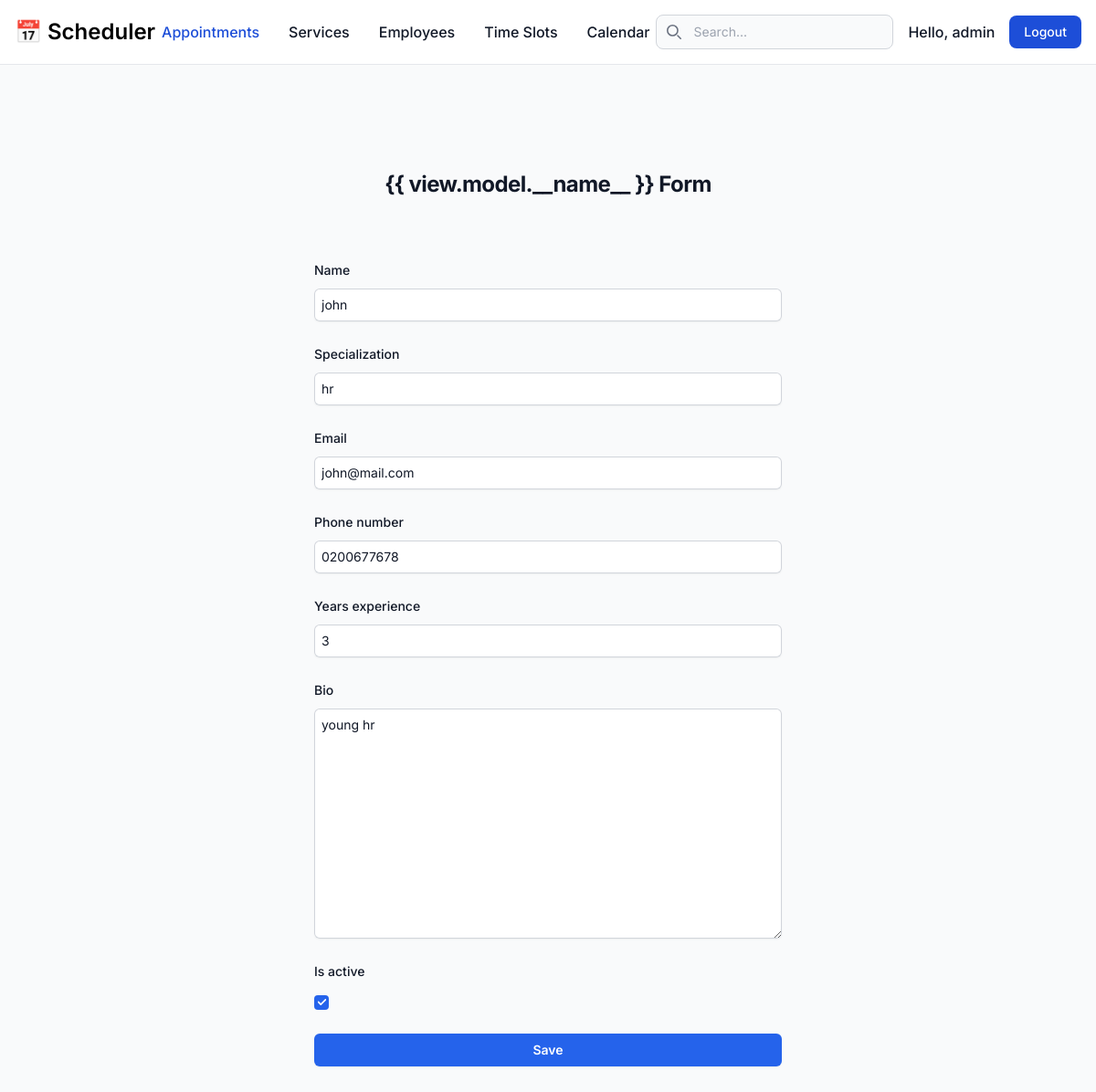
The page /appointments/employee/1/update/ (signed in) on the database its author committed.
### users/models.py (models this page shows, shortened)
class CustomUser(AbstractUser):
    user_id = models.IntegerField(null=True, blank=True)
    phone_number = models.CharField(max_length=20, blank=True, null=True)
    registration_date = models.DateTimeField(auto_now_add=True)
    is_employee = models.BooleanField(default=False)

### booking/models.py (models this page shows, shortened)
class Employee(models.Model):
    name = models.CharField(max_length=100)
    employee_id = models.IntegerField(null=True, blank=True)
    email = models.EmailField(unique=True)
    phone_number = models.CharField(max_length=20, blank=True, null=True)
    specialization = models.CharField(max_length=100)
    years_experience = models.IntegerField()
    bio = models.TextField()
    is_active = models.BooleanField(default=True)

### booking/views.py (the view, shortened to what this page needs)
# urls.py: path('employee/<int:pk>/update/', EmployeeUpdateView.as_view(), name='employee-update'),
class EmployeeUpdateView(LoginRequiredMixin, UpdateView):
     model = Employee
     form_class = EmployeeForm
     success_url = reverse_lazy('employee-list')
     permission_required = 'booking.change_employee'
     context_object_name = 'employee'

### booking/forms.py
class EmployeeForm(TailwindFormMixin, forms.ModelForm):
    class Meta:
        model = Employee
        fields = ['name', 'specialization', 'email', 'phone_number', 'years_experience', 'bio', 'is_active']

### booking/templates/booking/employee_form.html (shortened to what this page needs)
{% extends 'base.html' %}
{% block content %}
<div class="flex min-h-full flex-col justify-center px-6 py-12 lg:px-8">
    <div class="sm:mx-auto sm:w-full sm:max-w-sm">
        <h2 class="mt-10 text-center text-2xl font-bold leading-9 tracking-tight text-gray-900 dark:text-white">{{
            view.model.__name__ }} Form</h2>
    </div>
    <div class="mt-10 sm:mx-auto sm:w-full sm:max-w-lg">
        <form class="space-y-6" method="POST">
            {% for field in form %}
            <div>
                <label for="{{ field.id_for_label }}"
                    class="block text-sm font-medium leading-6 text-gray-900 dark:text-white">{{ field.label }}</label>
                <div class="mt-2">
                    {{ field }}
                </div>
            </div>
            {% endfor %}
            <div>
                <button type="submit"
                    class="flex w-full justify-center rounded-md bg-blue-600 px-3 py-1.5 text-sm font-semibold leading-6 text-white shadow-sm hover:bg-blue-500 focus-visible:outline focus-visible:outline-2 focus-visible:outline-offset-2 focus-visible:outline-blue-600">Save</button>
            </div>
        </form>
    </div>
</div>
{% endblock %}

### templates/base.html (shortened to what this page needs)
<!DOCTYPE html>
<html lang="en">
<head>
  <script src="https://cdn.tailwindcss.com"></script>
  <link href="https://cdnjs.cloudflare.com/ajax/libs/flowbite/2.2.0/flowbite.min.css" rel="stylesheet" />
</head>
<body class="bg-gray-50 dark:bg-gray-900">
  <nav
    class="bg-white border-b border-gray-200 dark:bg-gray-800 dark:border-gray-700 fixed w-full z-30 top-0 start-0 border-b border-gray-200 dark:border-gray-600">
    <div class="max-w-screen-xl flex flex-wrap items-center justify-between mx-auto p-4">
      <a href="/" class="flex items-center space-x-3 rtl:space-x-reverse">
        <span class="self-center text-2xl font-semibold whitespace-nowrap dark:text-white">📅 Scheduler</span>
      </a>
      <div class="flex md:order-2 space-x-3 md:space-x-0 rtl:space-x-reverse items-center">
        <form method="GET" action="" class="hidden md:block mr-4">
          <div class="relative">
            <div class="absolute inset-y-0 start-0 flex items-center ps-3 pointer-events-none">
            </div>
            <input type="search" id="default-search" name="q" value="{{ request.GET.q|default:'' }}"
              class="block w-full p-2 ps-10 text-sm text-gray-900 border border-gray-300 rounded-lg bg-gray-50 focus:ring-blue-500 focus:border-blue-500 dark:bg-gray-700 dark:border-gray-600 dark:placeholder-gray-400 dark:text-white dark:focus:ring-blue-500 dark:focus:border-blue-500"
              placeholder="Search..." required>
          </div>
        </form>
        {% if user.is_authenticated %}
        <div class="flex items-center gap-4">
          <span class="text-gray-900 dark:text-white font-medium">Hello, {{ user.username }}</span>
          <form action="{% url 'logout' %}" method="post">
            <button type="submit"
              class="text-white bg-blue-700 hover:bg-blue-800 focus:ring-4 focus:outline-none focus:ring-blue-300 font-medium rounded-lg text-sm px-4 py-2 text-center dark:bg-blue-600 dark:hover:bg-blue-700 dark:focus:ring-blue-800">Logout</button>
          </form>
        </div>
        {% else %}
        <a href="{% url 'login' %}" type="button"
          class="text-white bg-blue-700 hover:bg-blue-800 focus:ring-4 focus:outline-none focus:ring-blue-300 font-medium rounded-lg text-sm px-4 py-2 text-center dark:bg-blue-600 dark:hover:bg-blue-700 dark:focus:ring-blue-800">Login</a>
        {% endif %}
      </div>
      <div class="items-center justify-between hidden w-full md:flex md:w-auto md:order-1" id="navbar-sticky">
        <ul
          class="flex flex-col p-4 md:p-0 mt-4 font-medium border border-gray-100 rounded-lg bg-gray-50 md:space-x-8 rtl:space-x-reverse md:flex-row md:mt-0 md:border-0 md:bg-white dark:bg-gray-800 md:dark:bg-gray-900 dark:border-gray-700">
          <li>
            <a href="{% url 'appointment-list' %}"
              class="block py-2 px-3 text-white bg-blue-700 rounded md:bg-transparent md:text-blue-700 md:p-0 md:dark:text-blue-500"
              aria-current="page">Appointments</a>
          </li>
          {% if user.is_staff %}
          <li>
            <a href="{% url 'service-list' %}"
              class="block py-2 px-3 text-gray-900 rounded hover:bg-gray-100 md:hover:bg-transparent md:hover:text-blue-700 md:p-0 md:dark:hover:text-blue-500 dark:text-white dark:hover:bg-gray-700 dark:hover:text-white md:dark:hover:bg-transparent dark:border-gray-700">Services</a>
          </li>
          <li>
            <a href="{% url 'employee-list' %}"
              class="block py-2 px-3 text-gray-900 rounded hover:bg-gray-100 md:hover:bg-transparent md:hover:text-blue-700 md:p-0 md:dark:hover:text-blue-500 dark:text-white dark:hover:bg-gray-700 dark:hover:text-white md:dark:hover:bg-transparent dark:border-gray-700">Employees</a>
          </li>
          <li>
            <a href="{% url 'timeslot-list' %}"
              class="block py-2 px-3 text-gray-900 rounded hover:bg-gray-100 md:hover:bg-transparent md:hover:text-blue-700 md:p-0 md:dark:hover:text-blue-500 dark:text-white dark:hover:bg-gray-700 dark:hover:text-white md:dark:hover:bg-transparent dark:border-gray-700">Time
              Slots</a>
          </li>
          {% endif %}
          <li>
            <a href="{% url 'calendar' %}"
              class="block py-2 px-3 text-gray-900 rounded hover:bg-gray-100 md:hover:bg-transparent md:hover:text-blue-700 md:p-0 md:dark:hover:text-blue-500 dark:text-white dark:hover:bg-gray-700 dark:hover:text-white md:dark:hover:bg-transparent dark:border-gray-700">Calendar</a>
          </li>
        </ul>
      </div>
    </div>
  </nav>
  <div class="container mx-auto mt-24 px-4">
    {% block content %}
    {% endblock %}
  </div>
</body>
</html>

### templates/base.html (style rules this page uses)
body { font-family: 'Inter', sans-serif; }

### rows shown on the page
CustomUser: username "admin"
Employee: form "john" "hr" "john@mail.com" "0200677678" "3" "young hr" "☑"

### other values the page prints
{{ field.label }} "Name" "Specialization" "Email" "Phone number" "Years experience" "Bio" "Is active"
